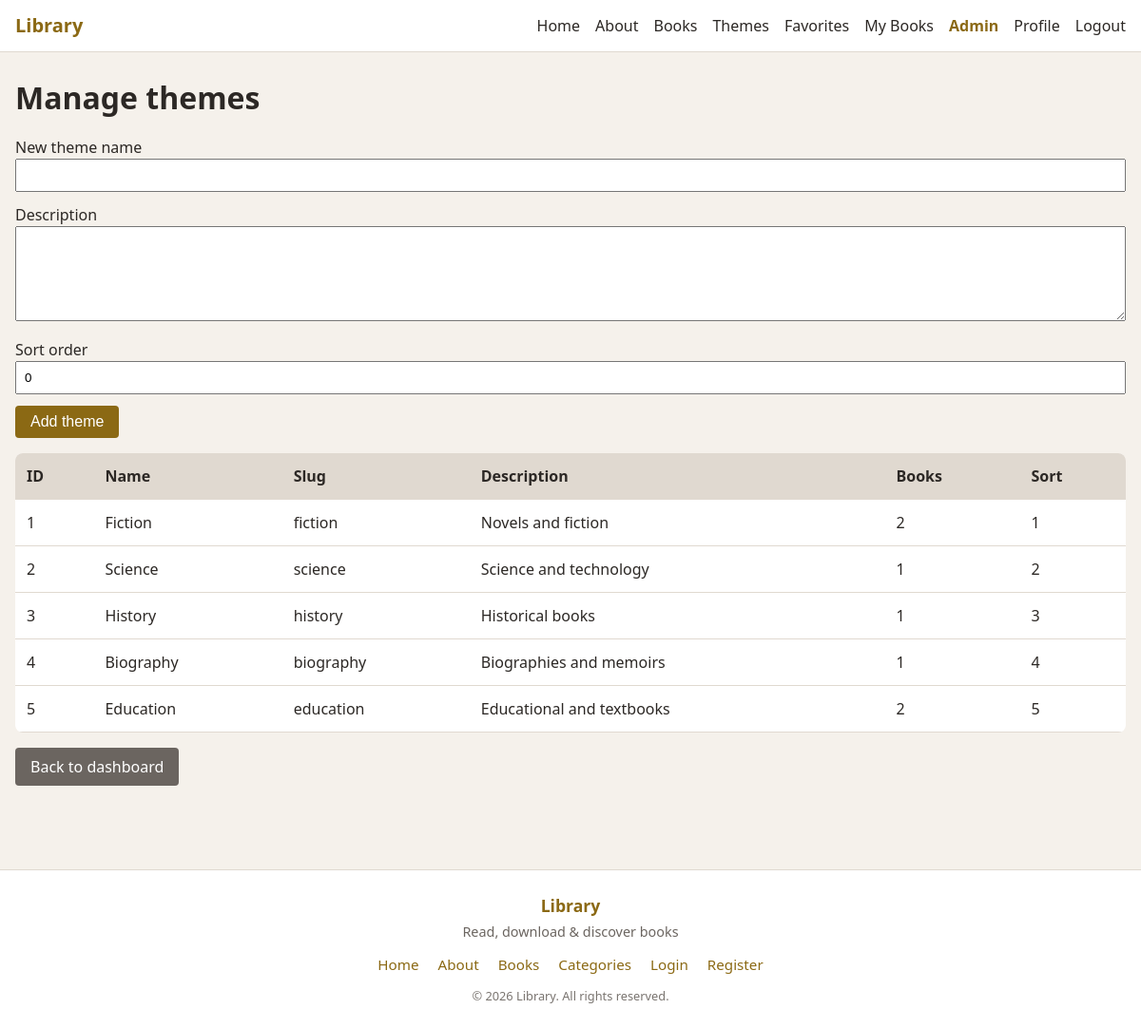
The app's page /admin/themes.php (signed in) with its own data.
### tables this page shows
CREATE TABLE `themes` (
  `id` int(10) UNSIGNED NOT NULL,
  `name` varchar(100) NOT NULL,
  `slug` varchar(100) NOT NULL,
  `description` text DEFAULT NULL,
  `sort_order` int(11) NOT NULL DEFAULT 0,
  `created_at` datetime NOT NULL DEFAULT current_timestamp()
);

### includes/functions.php (called while the page is built, shortened)
<?php
function e(?string $s): string {
    return $s === null ? '' : htmlspecialchars($s, ENT_QUOTES, 'UTF-8');
}
function base_url(string $path = ''): string {
    $path = ltrim($path, '/');
    return BASE_URL . ($path ? '/' . $path : '');
}

### admin/themes.php (the view, shortened to what this page needs)
<?php
$pdo = getDb();
$themes = $pdo->query('SELECT t.*, COUNT(b.id) AS book_count FROM themes t LEFT JOIN books b ON b.theme_id = t.id GROUP BY t.id ORDER BY t.sort_order, t.name')->fetchAll();
require_once dirname(__DIR__) . '/includes/header.php';
?>
<h1>Manage themes</h1>
<form method="post" style="margin:1rem 0;">
  <label>New theme name <input type="text" name="name" required></label>
  <label>Description <textarea name="description" rows="2"></textarea></label>
  <label>Sort order <input type="number" name="sort_order" value="0"></label>
  <button type="submit" class="btn">Add theme</button>
</form>
<div class="table-wrap">
<table>
  <thead><tr><th>ID</th><th>Name</th><th>Slug</th><th>Description</th><th>Books</th><th>Sort</th></tr></thead>
  <tbody>
    <?php foreach ($themes as $t): ?>
      <tr>
        <td><?= $t['id'] ?></td>
        <td><?= e($t['name']) ?></td>
        <td><?= e($t['slug']) ?></td>
        <td><?= e(mb_substr($t['description'] ?? '', 0, 50)) ?></td>
        <td><?= (int) $t['book_count'] ?></td>
        <td><?= (int) $t['sort_order'] ?></td>
      </tr>
    <?php endforeach; ?>
  </tbody>
</table>
</div>
<p><a href="<?= base_url('admin/') ?>" class="btn btn-secondary">Back to dashboard</a></p>
<?php require_once dirname(__DIR__) . '/includes/footer.php'; ?>

### assets/css/style.css (style rules this page uses)
:root { --bg: #f5f1eb; --card: #fff; --text: #2c2825; --muted: #6b6560; --accent: #8b6914; --accent-hover: #6d5210; --border: #e0d9d0; --error: #c0392b; --success: #27ae60; }
* { box-sizing: border-box; }
body { margin: 0; font-family: 'Segoe UI', system-ui, sans-serif; background: var(--bg); color: var(--text); line-height: 1.5; }
.btn { display: inline-block; padding: 0.5rem 1rem; background: var(--accent); color: #fff; text-decoration: none; border-radius: 4px; border: none; cursor: pointer; font-size: 1rem; }
.btn-secondary { background: var(--muted); }
form label { display: block; margin: 0.75rem 0; }
form input[type="text"], form input[type="email"], form input[type="number"], form input[type="date"], form input[type="url"], form select, form textarea { width: 100%; padding: 0.5rem; }
form textarea { min-height: 100px; }
table { width: 100%; border-collapse: collapse; background: var(--card); border-radius: 8px; overflow: hidden; }
th, td { padding: 0.75rem; text-align: left; border-bottom: 1px solid var(--border); }
th { background: var(--border); font-weight: 600; }
h1 { margin-top: 0; margin-bottom: 0.5rem; }
.table-wrap { overflow-x: auto; -webkit-overflow-scrolling: touch; margin: 1rem 0; }
.table-wrap table { min-width: 500px; }

### records on screen
themes: id "1", name "Fiction", slug "fiction", description "Novels and fiction", book_count "2", sort_order "1"
themes: id "2", name "Science", slug "science", description "Science and technology", book_count "1", sort_order "2"
themes: id "3", name "History", slug "history", description "Historical books", book_count "1", sort_order "3"
themes: id "4", name "Biography", slug "biography", description "Biographies and memoirs", book_count "1", sort_order "4"
themes: id "5", name "Education", slug "education", description "Educational and textbooks", book_count "2", sort_order "5"

### other values on screen
$siteName "Library"
$footerSiteName "Library"
$footerTagline "Read, download & discover books"
